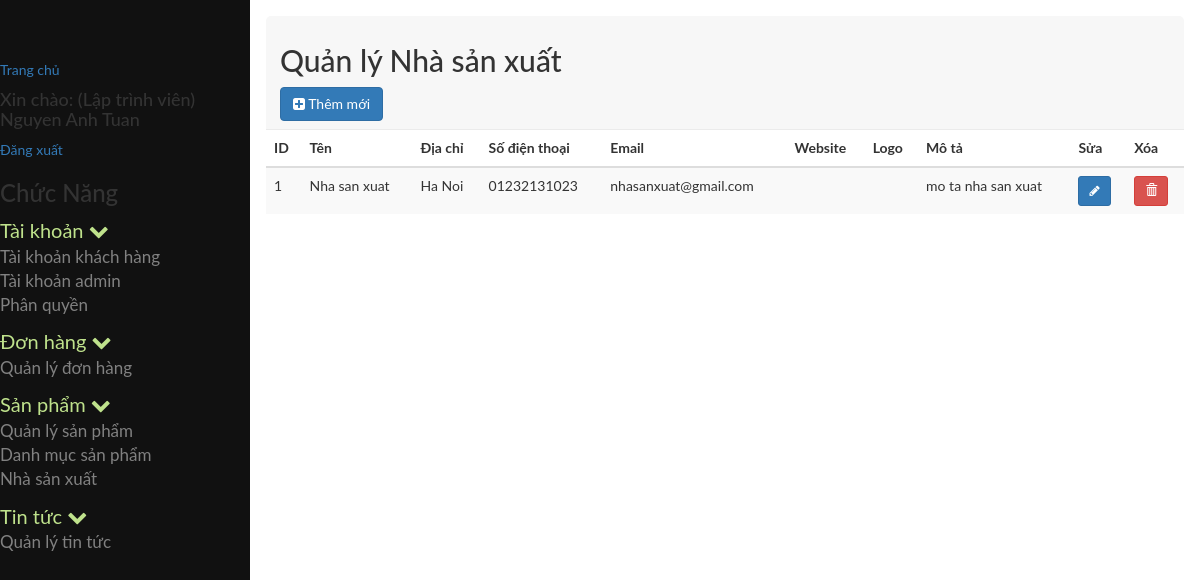
/admin/index.php?module=nhasanxuat (signed in), run on an earlier commit of the app's database.
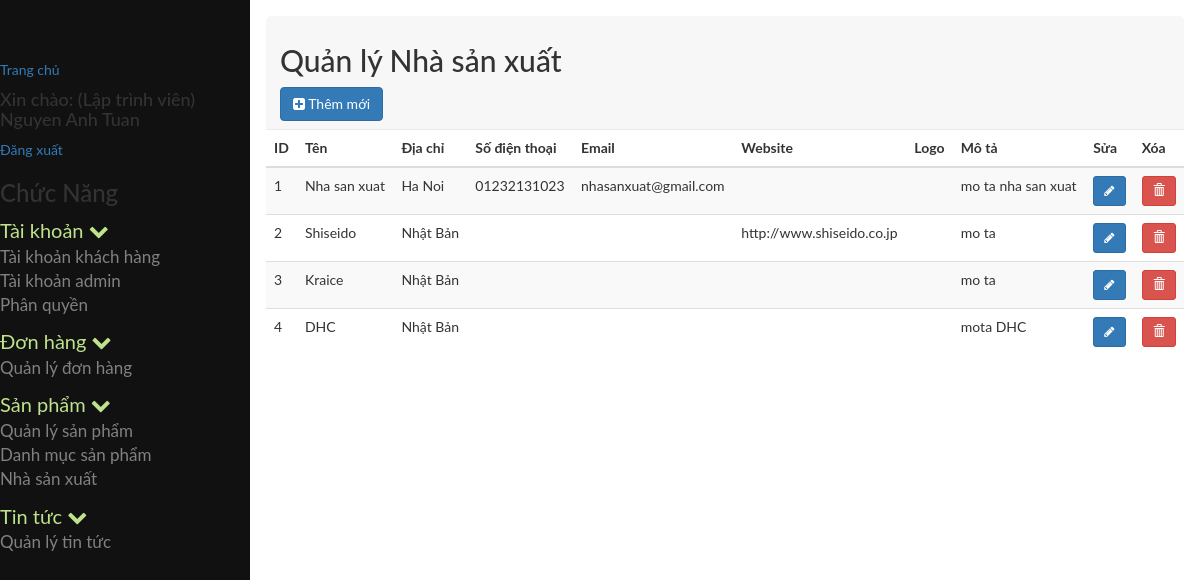
And on a later commit of the database.
### tables this page shows
CREATE TABLE `tb_phanquyen` (
  `id` int(11) NOT NULL,
  `id_nhom` int(11) NOT NULL,
  `id_chucnang` int(11) NOT NULL
);

CREATE TABLE `tb_chucnang` (
  `id` int(11) NOT NULL,
  `ten` varchar(255) NOT NULL,
  `trangthai` tinyint(4) NOT NULL,
  `url` varchar(255) NOT NULL,
  `f_order` int(11) NOT NULL,
  `id_parent` int(11) NOT NULL,
  `nhanurl` varchar(255) NOT NULL,
  `hienthi` tinyint(4) NOT NULL,
  `bieutuong` varchar(255) NOT NULL
);

CREATE TABLE `tb_nhasanxuat` (
  `id` int(11) NOT NULL,
  `nsx_ten` varchar(250) NOT NULL,
  `nsx_diachi` varchar(250) NOT NULL,
  `nsx_sodienthoai` varchar(20) NOT NULL,
  `nsx_email` varchar(250) NOT NULL,
  `nsx_website` varchar(250) NOT NULL,
  `nsx_logo` varchar(500) NOT NULL,
  `nsx_mota` varchar(500) NOT NULL
);

### admin/cores/loader.php (called while the page is built, shortened)
<?php
class loader
{
	public function view($name='',$data=array())
	{
		extract($data);
		include BASEPATH.'views/'.$name.'.php' ;
	}
}
?>

### admin/models/admin/phanquyenchucnang.php (called while the page is built, shortened)
<?php
include_once 'JATOVI_Model.php';
class phanquyenchucnang extends JATOVI_Model
{
	private $_table = "tb_phanquyen";
	private $_table2 = "tb_chucnang";
	public function getrole($id_nhom)
	{
		$sql = "SELECT * FROM {$this->_table}  INNER JOIN {$this->_table2} WHERE id_nhom = {$id_nhom} AND {$this->_table}.id_chucnang = {$this->_table2}.id ";
		$query = $this->connection->prepare($sql);
		$query->execute();
		$result = $query->fetchAll();
		return $result;
	}
}
$phanquyenchucnang = new phanquyenchucnang();
?>

### admin/models/admin/JATOVI_Model.php (called while the page is built, shortened)
<?php
class JATOVI_Model
{
	private $host = 'localhost';
	private $dbname = 'project_jatovi';
	private $dbuser = 'root';
	private $dbpass = '';
	function __construct()
	{
		try {
			$this->connection  = new PDO("mysql:host={$this->host};dbname={$this->dbname};charset=utf8",$this->dbuser,$this->dbpass);
		} catch (PDOException $e) {
			echo "(DB connection error) Lỗi kết nối cơ sở dữ liệu: ".$e->getMessage();
		}
	}
}
?>

### admin/models/admin/nhasanxuat_model.php (called while the page is built, shortened)
<?php
include_once 'JATOVI_Model.php';
class nhasanxuat_model extends JATOVI_Model
{
	public function select_all_nsx()
	{
		$sql = "SELECT nsx.*, nsx.id as idnsx
		FROM tb_nhasanxuat nsx
		ORDER BY nsx.id";
			$query = $this->connection->prepare($sql);
		$query->execute();
		$result = $query->fetchAll();
		return $result;
	}
}
$nhasanxuat_model = new nhasanxuat_model();
 ?>

### admin/views/admin/sanpham/nhasanxuat.php (the view, shortened to what this page needs)
<div class="row">
	<div class="col-md-12">
		<div class="popover-title">
			<h2>Quản lý Nhà sản xuất</h2>
			<a class="btn btn-primary" data-toggle="modal" href="#insertdiv"><i class="fa fa-plus-square"></i> Thêm mới</a>
		</div>
	</div>
</div>
<div class="row">
	<div class="col-md-12">
		<div class="">
			<table class="table table-striped">
				<thead>
					<tr>
						<th>ID</th>
						<th>Tên</th>
						<th>Địa chỉ</th>
						<th>Số điện thoại</th>
						<th>Email</th>
						<th>Website</th>
						<th>Logo</th>
						<th>Mô tả</th>
						<th>Sửa</th>
						<th>Xóa</th>
					</tr>
				</thead>
				<tbody>
					<?php foreach ($nsx as $value): ?>
					<tr>
						<td><?=$value['id']?></td>
						<td><?=$value['nsx_ten']?></td>
						<td><?=$value['nsx_diachi']?></td>
						<td><?=$value['nsx_sodienthoai']?></td>
						<td><?=$value['nsx_email']?></td>
						<td><?=$value['nsx_website']?></td>
						<td><?=$value['nsx_logo']?></td>
						<td><?=$value['nsx_mota']?></td>
							<td>
							<a href="#edit<?=$value['id'];?>" class="btn btn-primary btn-sm" data-toggle="modal">
								<i class="fa fa-pencil" aria-hidden = "true"></i>
							</a>
						</td>
						<td>
							<a class="btn btn-danger btn-sm" data-toggle="modal" href="#del<?=$value['id'];?>">
								<i class="glyphicon glyphicon-trash" aria-hidden="true"></i>
							</a>
					</td>
				</tr>
			<?php endforeach; ?>
				</tbody>
			</table>

### admin/views/admin/partial/sidebar.php (shortened to what this page needs)
<?php
	include_once BASEPATH.'models/admin/phanquyenchucnang.php';
	$chucnang = $phanquyenchucnang->getrole($_SESSION['userGroup']);
	$menu = array();
	foreach ($chucnang as $p) {
		if ($p['id_parent']==0) {
			$child=array();
			foreach ($chucnang as $p2) {
				if ($p2['id_parent']==$p['id']) {
					$child[]=$p2;
				}
			}
			$menu[]=array(
				'parent'=>$p,
				'child'=>$child
			);
		}
	}
?>
<nav class="sidenav" id="mySidenav">
	<a href="<?=base_url?>index.php">Trang chủ</a>
	<h4>Xin chào: <?='('.$_SESSION['userChucdanh'].')'?> <?=$_SESSION['userName']?></h4>
	<a href="<?=base_url?>index.php?module=page&action=page_logout">Đăng xuất</a>
	<h3>Chức Năng</h3>
	<?php foreach($menu as $value): ?>
		<ul>
			<li>
				<a class="parent_text">
					<?php echo $value['parent']['ten']; ?>
					<span class="fa fa-chevron-down"></span>
				</a>
				<ul>
					<?php foreach($value['child'] as $child): ?>
						<li class="<?=$child['hienthi']==0?"hidden":""?>">
							<a href="<?=base_url.'index.php?module='.$child['url']?>">
								<?=$child['ten']?>
							</a>
						</li>
					<?php endforeach; ?>
				</ul>
			</li>
		</ul>
	<?php endforeach; ?>
</nav>

What changed in the data, as far as the page shows it:
added tb_nhasanxuat: id "2", nsx_ten "Shiseido", nsx_diachi "Nhật Bản", nsx_website "http://www.shiseido.co.jp", nsx_mota "mo ta"
added tb_nhasanxuat: id "3", nsx_ten "Kraice", nsx_diachi "Nhật Bản", nsx_mota "mo ta"
added tb_nhasanxuat: id "4", nsx_ten "DHC", nsx_diachi "Nhật Bản", nsx_mota "mota DHC"
